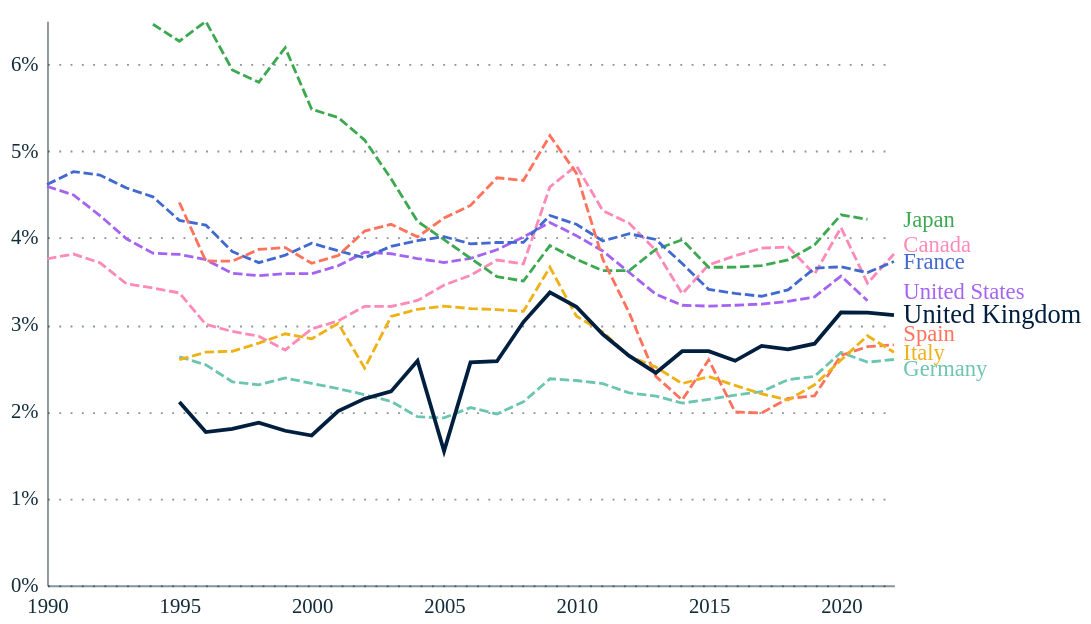

Write a Vega-Lite specification for this figure.
### Vega-Lite specification from a JSON file in a GitHub repository (floating-point values rounded to 4 significant figures; data arrays with more than 128 entries replaced by an {"elided": "..."} marker saying what was removed)
{"config": {"font": "Circular Std", "mark": {"line": {"interpolate": "linear"}}, "view": {"stroke": "transparent", "width": 400, "height": 300}, "range": {"category": ["#179fdb", "#e6224b", "#f4c245", "#122b39", "#eb5c2e", "#36b7b4"], "diverging": ["#E6224B", "#E54753", "#C9C9C9", "#179FDB", "#122B39"], "heatmap": ["#C9C9C9", "#179FDB", "#0063AF", "#122B39"], "ordinal": ["#00A767", "#36B7B4", "#179FDB", "#0063AF", "#243B5A"]}, "axisX": {"labelColor": "#122b39", "tickColor": "#122b39", "domainColor": "#122b39", "domainOpacity": 0.5, "gridOpacity": 0, "labelFont": "Circular Std", "labelAngle": 0, "labelAlign": "center", "labelFontSize": 11, "labelPadding": 5, "tickCount": 10, "tickSize": 0, "title": ""}, "axisY": {"labelColor": "#122b39", "labelFont": "Circular Std", "tickColor": "#122b39", "domainColor": "#122b39", "gridColor": "#122b39", "gridDash": [1, 5], "gridOpacity": 0.5, "labelPadding": 5, "labelFontSize": 11, "domainOpacity": 0.5, "tickSize": 0, "title": null, "titleAlign": "left", "titleAngle": 0, "titleBaseline": "bottom", "titleColor": "#122b39", "titleOpacity": 0.9, "titleX": 0, "titleY": -7}}, "layer": [{"mark": {"type": "line"}, "encoding": {"color": {"field": "Country", "legend": null, "scale": {"domain": ["United Kingdom", "France", "Italy", "Spain", "Germany", "Japan", "Canada", "United States", "Australia", "South Korea"], "range": ["#001f3f", "#4269d0", "#efb118", "#ff725c", "#6cc5b0", "#3ca951", "#ff8ab7", "#a463f2", "#97bbf5", "#9c6b4e"]}, "type": "nominal"}, "size": {"condition": {"test": "(datum.LOCATION === 'GBR')", "value": 2}, "value": 1.5}, "strokeDash": {"condition": {"test": "(datum.LOCATION === 'GBR')", "value": [0, 0]}, "value": [5, 2]}, "x": {"field": "Time", "title": "", "type": "temporal"}, "y": {"axis": {"format": "%"}, "field": "Value", "title": "", "type": "quantitative"}}}, {"mark": {"type": "text", "align": "left", "dx": 5, "dy": {"expr": "{\"Canada\": -5, \"Spain\": -6, \"United States\": -5, \"Germany\": 5}[datum.Country]"}}, "encoding": {"color": {"field": "Country", "legend": null, "scale": {"domain": ["United Kingdom", "France", "Italy", "Spain", "Germany", "Japan", "Canada", "United States", "Australia", "South Korea"], "range": ["#001f3f", "#4269d0", "#efb118", "#ff725c", "#6cc5b0", "#3ca951", "#ff8ab7", "#a463f2", "#97bbf5", "#9c6b4e"]}, "type": "nominal"}, "size": {"condition": {"test": "(datum.LOCATION === 'GBR')", "value": 14}, "value": 12}, "text": {"field": "label", "type": "nominal"}, "x": {"value": 450}, "y": {"axis": {"format": "%"}, "field": "Value", "title": "", "type": "quantitative"}}}], "data": {"name": "data-4c67968101173e3918206ac058a6ec32"}, "height": 300, "width": 450, "$schema": "https://vega.github.io/schema/vega-lite/v5.8.0.json", "datasets": {"data-4c67968101173e3918206ac058a6ec32": {"elided": "238 records"}}}
